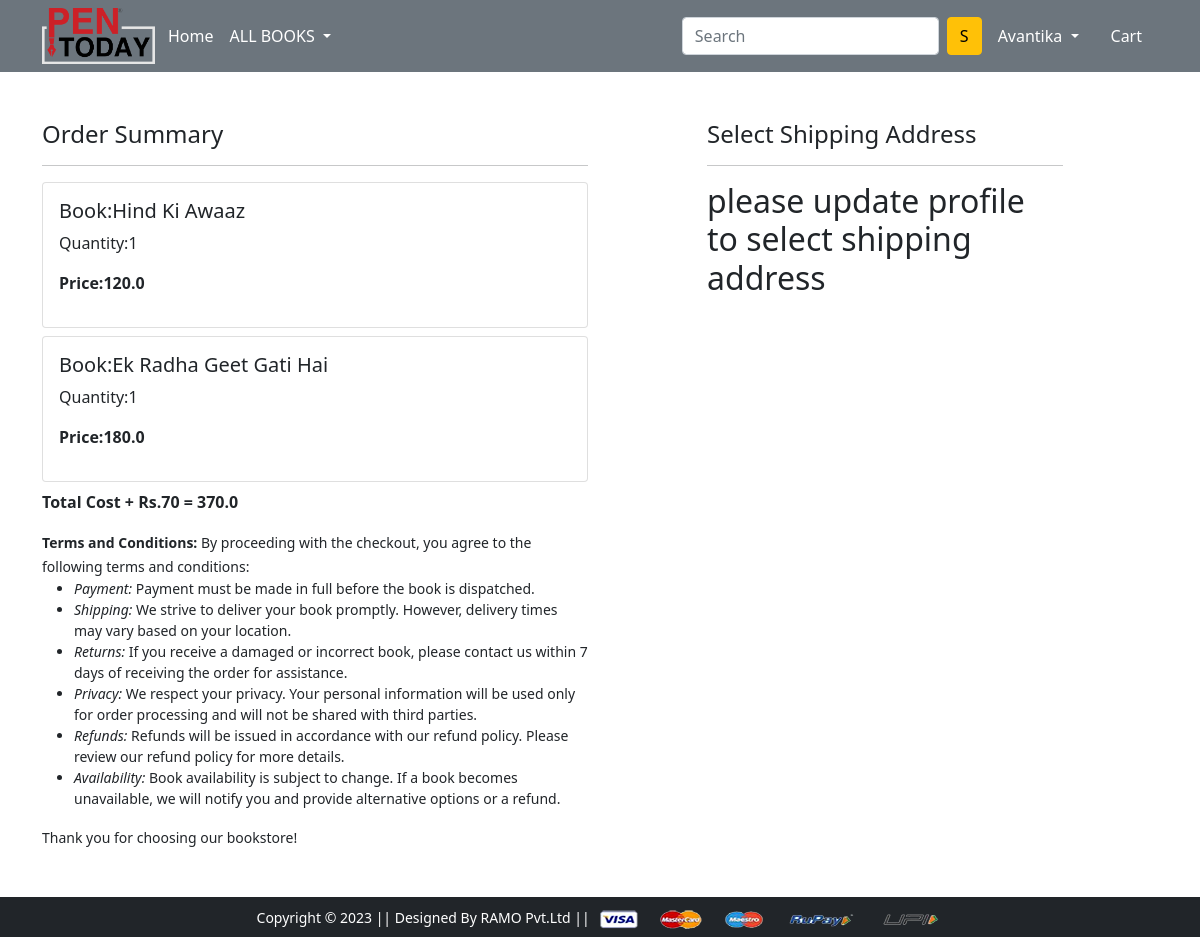
Screenshot of /checkout/ (signed in) with the database file from the repository.
### app/models.py (models this page shows, shortened)
class Cart(models.Model):
   user = models.ForeignKey(User,on_delete=models.CASCADE)
   product = models.ForeignKey(Product,on_delete=models.CASCADE)
   quantity = models.PositiveIntegerField(default=1)
   @property
   def total_cost(self):
      return self.quantity*self.product.discounted_price

class Product(models.Model):
    title = models.CharField(max_length=100)
    discounted_price = models.FloatField()
    description = models.TextField()
    publication = models.CharField(max_length=100)
    category = models.CharField(choices=CATEGORY_CHOICES,max_length=10)
    product_image1 = models.ImageField(upload_to='productimg',null=True,blank=True)
    product_image2 = models.ImageField(upload_to='productimg',null=True,blank=True)
    product_image3 = models.ImageField(upload_to='productimg',null=True,blank=True)
    product_imagemin1 = models.ImageField(upload_to='productimg',null=True,blank=True)
    product_imagemin2 = models.ImageField(upload_to='productimg',null=True,blank=True)
    product_imagemin3 = models.ImageField(upload_to='productimg',null=True,blank=True)
    product_imagemin4 = models.ImageField(upload_to='productimg',null=True,blank=True)
    product_file = models.FileField(upload_to="productfile",null=True,blank=True)

### app/views.py (the view)
# urls.py: path('checkout/', views.checkout, name='checkout'),
@login_required
def checkout(request):
 user = request.user
 add = Customer.objects.filter(user=user)
 cart_items = Cart.objects.filter(user=user)
 amount = 0.0
 shipping_amount = 70.0
 totalamount   =  0.0
 cart_product = [p for p in Cart.objects.all() if p.user == request.user]
 if cart_product:
   for p in cart_product:
       tempamount = (p.quantity * p.product.discounted_price)
       amount += tempamount
   totalamount = amount+shipping_amount
 return render(request, 'app/checkout.html',{'add':add,'totalamount':totalamount,'cart_items':cart_items})

### app/templates/app/checkout.html (shortened to what this page needs)
{% extends 'app/base.html' %}
{% load static %}
{% block main-content %}
<div class="container">
  <div class="row mt-5">
  <div class="col-sm-6">
    <h4>Order Summary</h4>
    <hr>
    {% for item in cart_items %}
      <div class="card mb-2">
        <div class="card-body">
          <h5>Book:{{item.product.title}}</h5>
          <p>Quantity:{{item.quantity}}</p>
          <p class="fw-bold">Price:{{item.total_cost}}</p>
        </div>
      </div>
    {% endfor %}
    <p class = "fw-bold">Total Cost + Rs.70 = {{totalamount}}</p>
    <small>
      <strong>Terms and Conditions:</strong> By proceeding with the checkout, you agree to the following terms and conditions:
      <ul>
          <li><em>Payment:</em> Payment must be made in full before the book is dispatched.</li>
          <li><em>Shipping:</em> We strive to deliver your book promptly. However, delivery times may vary based on your location.</li>
          <li><em>Returns:</em> If you receive a damaged or incorrect book, please contact us within 7 days of receiving the order for assistance.</li>
          <li><em>Privacy:</em> We respect your privacy. Your personal information will be used only for order processing and will not be shared with third parties.</li>
          <li><em>Refunds:</em> Refunds will be issued in accordance with our refund policy. Please review our refund policy for more details.</li>
          <li><em>Availability:</em> Book availability is subject to change. If a book becomes unavailable, we will notify you and provide alternative options or a refund.</li>
      </ul>
      Thank you for choosing our bookstore!
  </small>
    </div>
  <div class="col-sm-4 offset-sm-1">
    <h4>Select Shipping Address</h4>
     <hr>
    <form action="/paymentdone">
      {% if add %}
    {% for ad in add %}
      <div class="card">
        <div class="card-body">
        <h5>{{ad.name}}</h5>
        <p>{{ad.locality}},{{ad.city}},{{ad.state}}-{{ad.zipcode}}</p>
        </div>
      </div>
        <div class="form-check mt-2 mb-5">
          <input class="form-check-input" type="radio"name="custid" id= "custadd{{forloop.counter}}" value="{{totalamount}}">
          <label class="form-check-label fw-bold" for="custadd{{forloop.counter}}">
            Address: {{forloop.counter}} </label>
        </div>
        {% endfor %}
        {% else %}
        <h2> please update profile to select shipping address</h2>
        {% endif %}
      </form>
    </div>
  </div>
</div>
{% endblock main-content %}

### app/templates/app/base.html (shortened to what this page needs)
<!doctype html>
{% load static %}
<html lang="en">
  <head>
    <link href="https://cdn.jsdelivr.net/npm/bootstrap@5.0.0-beta1/dist/css/bootstrap.min.css" rel="stylesheet">
    <link rel="stylesheet" href="{% static 'app/css/owl.carousel.min.css' %}">
    <link rel="stylesheet" href="{% static 'app/css/all.min.css' %}">
    <link rel="stylesheet" href="{% static 'app/css/style.css' %}">
  </head>
  <body>
    <nav class="navbar navbar-expand-lg navbar-dark bg-secondary">
     <div class="container">
      <img src="{% static 'app/images/logo1.png'%}" alt="" style="height:7vh;">
       <div class="collapse navbar-collapse" id="navbarSupportedContent">
         <ul class="navbar-nav me-auto mb-2 mb-lg-0">
           <li class="nav-item">
             <a class="nav-link text-white"style="margin-left: 5px;" aria-current="page" href="/">Home</a>
           </li>
           <li class="nav-item dropdown">
             <a class="nav-link dropdown-toggle text-white" href="#" id="allbooksDropdown" role="button" data-bs-toggle="dropdown" aria-expanded="false">
               ALL BOOKS
             </a>
           </li>
         </ul>
         <form class="d-flex" method ="get" action= "/search_query/">
           <input class="form-control me-2" type="search" placeholder="Search" aria-label="Search" name="q">
           <button class="btn btn-warning" type="submit">S</button>
         </form>
         <div>
          <ul class="navbar-nav me-auto mb-2 mb-lg-0">
          {% if request.user.is_authenticated %}
           <li class="nav-item dropdown mx-2">
              <a class="nav-link dropdown-toggle text-white" href="#" id="profileDropdown" role="button" data-bs-toggle="dropdown" aria-expanded="false">
              {{request.user.username|capfirst}}
              </a>
            </li>
            <li class="nav-item mx-2">
             <a href="{% url 'showcart' %}" class="nav-link text-white"> Cart </a>
            </li>
          {% endif %}
          </ul>
         </div>
       </div>
     </div>
    </nav>
    {% block main-content %} {% endblock main-content %}
    <footer class="container-fluid bg-dark text-center p-2 mt-5">
        <small class="text-white">Copyright &copy; 2023 || Designed By RAMO Pvt.Ltd || </small>
        <img src="{% static 'app/images/payment.png' %}" alt="" srcset="" class="img-fluid" height="2px">
    </footer>
  </body>
</html>

### rows the page displays
Cart: product "Hind Ki Awaaz", quantity "1", total_cost "120.0"
Cart: product "Ek Radha Geet Gati Hai", quantity "1", total_cost "180.0"

### other values shown
{{ request.user.username|capfirst }} "Avantika"
{{ totalamount }} "370.0"
